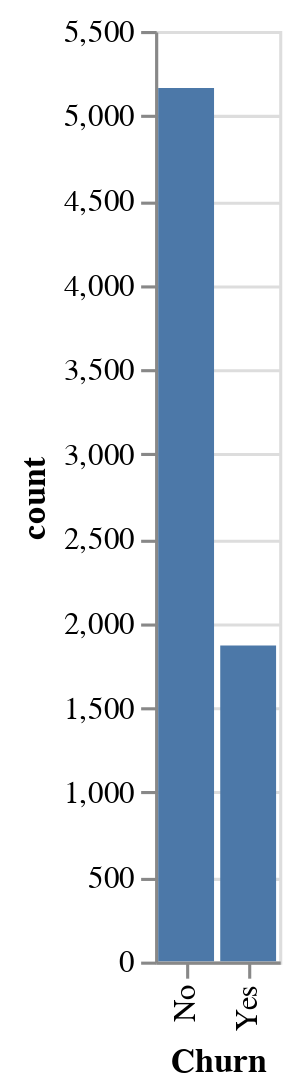

Here is the notebook cell this chart was saved with:
### Markdown cell above
**TASK:Display the balance of the class labels (Churn) with a Count Plot.**

### Code cell
# CODE HERE
df.get_column('Churn').value_counts().plot.bar(x='Churn', y='count')

### Figure 1 — Vega-Lite specification as saved in the notebook (floating-point values rounded to 4 significant figures)
{"config": {"view": {"continuousWidth": 300, "continuousHeight": 300}}, "data": {"name": "data-c452711c952d02acddcff01725d914a2"}, "mark": {"type": "bar", "tooltip": true}, "encoding": {"x": {"field": "Churn", "type": "nominal"}, "y": {"field": "count", "type": "quantitative"}}, "params": [{"name": "param_1", "select": {"type": "interval", "encodings": ["x", "y"]}, "bind": "scales"}], "$schema": "https://vega.github.io/schema/vega-lite/v5.20.1.json", "datasets": {"data-c452711c952d02acddcff01725d914a2": [{"Churn": "No", "count": 5163}, {"Churn": "Yes", "count": 1869}]}}
